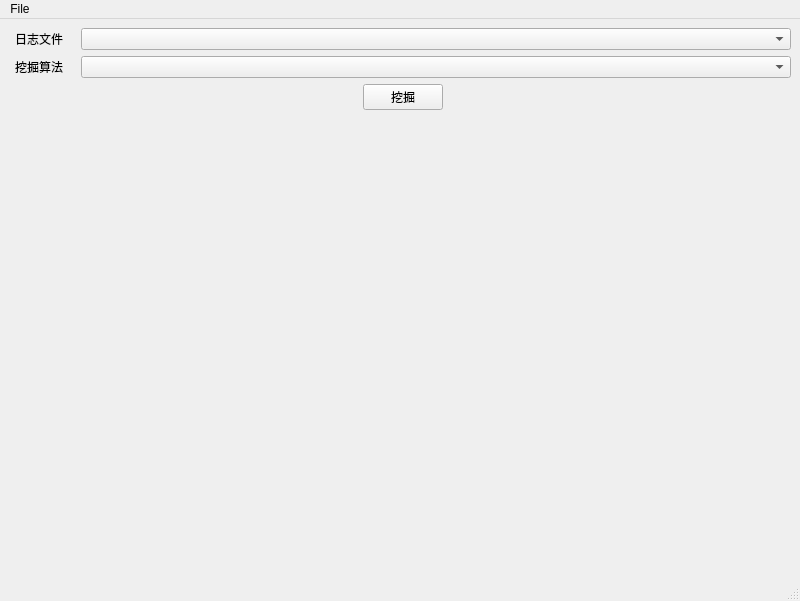
<?xml version="1.0" encoding="UTF-8"?>
<ui version="4.0">
 <class>MainWindow</class>
 <widget class="QMainWindow" name="MainWindow">
  <property name="geometry">
   <rect>
    <x>0</x>
    <y>0</y>
    <width>800</width>
    <height>601</height>
   </rect>
  </property>
  <property name="windowTitle">
   <string>MainWindow</string>
  </property>
  <widget class="QWidget" name="centralwidget">
   <layout class="QFormLayout" name="formLayout">
    <item row="0" column="1">
     <layout class="QVBoxLayout" name="verticalLayout">
      <item>
       <layout class="QHBoxLayout" name="horizontalLayout">
        <item>
         <widget class="QLabel" name="label">
          <property name="minimumSize">
           <size>
            <width>40</width>
            <height>0</height>
           </size>
          </property>
          <property name="maximumSize">
           <size>
            <width>60</width>
            <height>16777215</height>
           </size>
          </property>
          <property name="text">
           <string>日志文件</string>
          </property>
         </widget>
        </item>
        <item>
         <widget class="QComboBox" name="comboBox_2"/>
        </item>
       </layout>
      </item>
      <item>
       <layout class="QHBoxLayout" name="horizontalLayout_2">
        <item>
         <widget class="QLabel" name="label_2">
          <property name="maximumSize">
           <size>
            <width>60</width>
            <height>16777215</height>
           </size>
          </property>
          <property name="text">
           <string>挖掘算法</string>
          </property>
         </widget>
        </item>
        <item>
         <widget class="QComboBox" name="comboBox"/>
        </item>
       </layout>
      </item>
      <item alignment="Qt::AlignHCenter">
       <widget class="QPushButton" name="pushButton">
        <property name="text">
         <string>挖掘</string>
        </property>
       </widget>
      </item>
     </layout>
    </item>
   </layout>
  </widget>
  <widget class="QMenuBar" name="menubar">
   <property name="geometry">
    <rect>
     <x>0</x>
     <y>0</y>
     <width>800</width>
     <height>23</height>
    </rect>
   </property>
   <widget class="QMenu" name="menuFile">
    <property name="title">
     <string>File</string>
    </property>
    <widget class="QMenu" name="menuimport">
     <property name="title">
      <string>import</string>
     </property>
     <addaction name="actionimport_csv"/>
     <addaction name="actionimport_xes"/>
    </widget>
    <widget class="QMenu" name="menuexport">
     <property name="title">
      <string>export</string>
     </property>
     <addaction name="actionexport_as_png"/>
    </widget>
    <addaction name="menuimport"/>
    <addaction name="menuexport"/>
   </widget>
   <addaction name="menuFile"/>
  </widget>
  <widget class="QStatusBar" name="statusbar"/>
  <action name="actionimport_csv">
   <property name="text">
    <string>import csv</string>
   </property>
  </action>
  <action name="actionimport_xes">
   <property name="text">
    <string>import xes</string>
   </property>
  </action>
  <action name="actionexport_as_png">
   <property name="text">
    <string>export as png</string>
   </property>
  </action>
 </widget>
 <resources/>
 <connections/>
</ui>
